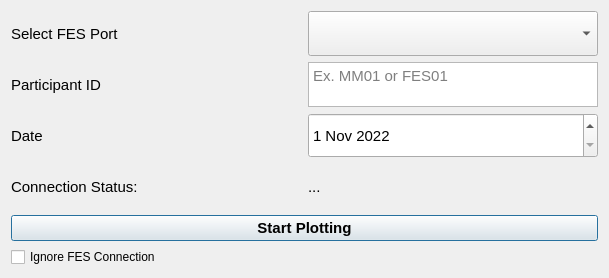
<?xml version="1.0" encoding="UTF-8"?>
<ui version="4.0">
 <class>Dialog</class>
 <widget class="QDialog" name="Dialog">
  <property name="geometry">
   <rect>
    <x>0</x>
    <y>0</y>
    <width>609</width>
    <height>278</height>
   </rect>
  </property>
  <property name="windowTitle">
   <string>Central Drive GUI</string>
  </property>
  <layout class="QGridLayout" name="gridLayout_2">
   <item row="0" column="0">
    <layout class="QGridLayout" name="gridLayout">
     <item row="0" column="1">
      <widget class="QComboBox" name="portSelect_cb">
       <property name="sizePolicy">
        <sizepolicy hsizetype="Preferred" vsizetype="Ignored">
         <horstretch>0</horstretch>
         <verstretch>0</verstretch>
        </sizepolicy>
       </property>
       <property name="currentText">
        <string/>
       </property>
      </widget>
     </item>
     <item row="0" column="0">
      <widget class="QLabel" name="label">
       <property name="font">
        <font>
         <pointsize>11</pointsize>
        </font>
       </property>
       <property name="text">
        <string>Select FES Port</string>
       </property>
       <property name="alignment">
        <set>Qt::AlignLeading|Qt::AlignLeft|Qt::AlignVCenter</set>
       </property>
      </widget>
     </item>
     <item row="4" column="0">
      <widget class="QLabel" name="label_2">
       <property name="font">
        <font>
         <pointsize>11</pointsize>
        </font>
       </property>
       <property name="text">
        <string>Connection Status: </string>
       </property>
      </widget>
     </item>
     <item row="2" column="0">
      <widget class="QLabel" name="label_3">
       <property name="font">
        <font>
         <pointsize>11</pointsize>
        </font>
       </property>
       <property name="text">
        <string>Participant ID</string>
       </property>
      </widget>
     </item>
     <item row="3" column="0">
      <widget class="QLabel" name="label_4">
       <property name="font">
        <font>
         <pointsize>11</pointsize>
        </font>
       </property>
       <property name="text">
        <string>Date</string>
       </property>
      </widget>
     </item>
     <item row="4" column="1">
      <widget class="QLabel" name="connect_lbl">
       <property name="font">
        <font>
         <pointsize>11</pointsize>
        </font>
       </property>
       <property name="text">
        <string>...</string>
       </property>
      </widget>
     </item>
     <item row="3" column="1">
      <widget class="QDateEdit" name="date_de">
       <property name="sizePolicy">
        <sizepolicy hsizetype="Minimum" vsizetype="Ignored">
         <horstretch>0</horstretch>
         <verstretch>0</verstretch>
        </sizepolicy>
       </property>
       <property name="font">
        <font>
         <pointsize>11</pointsize>
        </font>
       </property>
       <property name="minimumDate">
        <date>
         <year>2022</year>
         <month>11</month>
         <day>1</day>
        </date>
       </property>
      </widget>
     </item>
     <item row="2" column="1">
      <widget class="QTextEdit" name="identifier_lbl">
       <property name="sizePolicy">
        <sizepolicy hsizetype="Ignored" vsizetype="Ignored">
         <horstretch>0</horstretch>
         <verstretch>0</verstretch>
        </sizepolicy>
       </property>
       <property name="font">
        <font>
         <pointsize>11</pointsize>
        </font>
       </property>
       <property name="placeholderText">
        <string>Ex. MM01 or FES01</string>
       </property>
      </widget>
     </item>
    </layout>
   </item>
   <item row="1" column="0">
    <widget class="QPushButton" name="startPlotting_pb">
     <property name="font">
      <font>
       <pointsize>11</pointsize>
       <weight>75</weight>
       <bold>true</bold>
      </font>
     </property>
     <property name="text">
      <string>Start Plotting</string>
     </property>
    </widget>
   </item>
   <item row="2" column="0">
    <widget class="QCheckBox" name="ignoreFES_cb">
     <property name="text">
      <string>Ignore FES Connection</string>
     </property>
    </widget>
   </item>
  </layout>
 </widget>
 <resources/>
 <connections/>
</ui>
